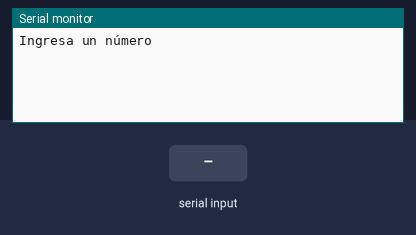
A sketch run on a simulated Arduino Uno, built with avr-gcc and run on an emulated ATmega328P. Shown: the last lines printed to the serial monitor. Inputs (shaded band) come from the test bench.

Above: at 1.2 s.
1.3 s: "Estado 1\n" received over Serial
At 3.6 s:
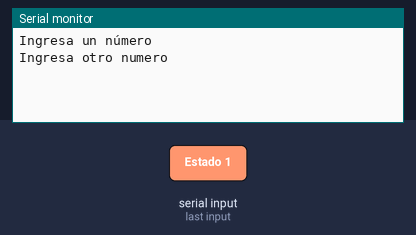
4.0 s: "Estado 3\n" received over Serial
At 5.8 s:
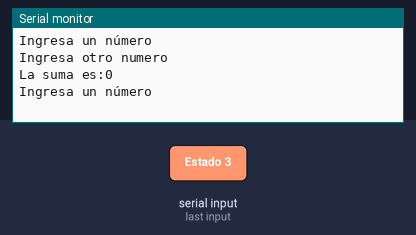

Measured:
- after the input at 1.3 s, the serial monitor: prints a new line after 1.2 s (image 1)
- after the input at 4.0 s, the serial monitor: prints a new line after 1.2 s (image 2)

The sketch:

Prog_6_ME_Sumar2Nums.ino
```cpp
//Calcular la suma de dos numeros ingresados por el usuario


//Variables
int dato;
int suma;

int estado;

void setup() {
  // put your setup code here, to run once:
  Serial.begin(9600);

  estado = 0;
  suma = 0;
}


void loop() {
  // put your main code here, to run repeatedly:

  switch (estado) {
    case 0:
      Serial.println("Ingresa un número");
      estado = 1;
      break;
    case 1:
    case 3:
      if (Serial.available() > 0) {
        dato = Serial.readString().toInt();

        if (estado == 1) {
          //Serial.println("Estado 1");
          suma = dato;
          estado = 2;
        } else {
          //Serial.println("Estado 3");
          suma += dato;
          estado = 4;
        }


      }
      break;
    case 2:
      Serial.println("Ingresa otro numero");
      estado = 3;
      break;
    case 4:
      Serial.println("La suma es:" + String(suma));
      estado = 0;
      break;
    default:
      break;
  }

  //Tarea 15 (Programa): Promedio de 5 numeros
  //Tarea 16 (Programa): Factorial (Nota, sin ciclos adicionales (FOR, WHILE) al LOOP) n>= 1 && n <= 10
  //Tarea 17 (Programa): Fibonacci (Nota, sin ciclos adicionales (FOR, WHILE) al LOOP) n>= 1 && n <= 10
  //Tarea 18 (Programa): Potencia de un número (X a la Y)
  //Tarea 19 (Programa): Área de un Poligono Regular de 5 o más lados (Pedir lado del poligono y su apotema)
//  A = Perimetro(P) * Apotema / 2
  //    P = Lado * NumLadosPoligono
          //Tarea 20 (Programa): Punto Medio entre dos puntos
    //      P1 (X1, Y1)
      //    P2 (X2, Y2)

       // PMX = (X1 + X2) / 2
         //       PMY =  (Y1 + Y2) / 2


                       delay(100);

}
```
